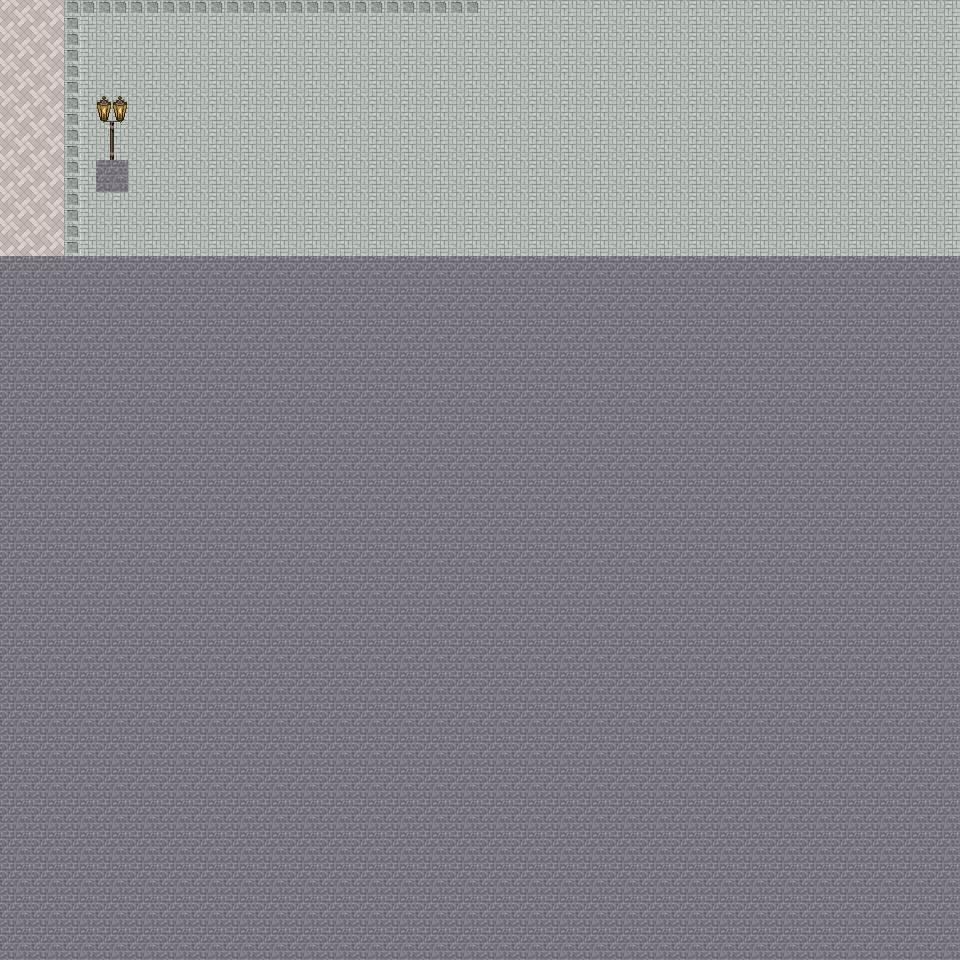

A level layout from a 2D game, rendered from its tile map. Below: a short description, then the map file with tile-grid data replaced by summaries:
An orthogonal 30x30 tile map with 32x32 px tiles, 6 tile layers (Ground, Object, Object2, Above, ...), 62 tilesets and 3 objects (3x mapchange).

<map version="1.0" orientation="orthogonal" renderorder="right-down" width="30" height="30" tilewidth="32" tileheight="32" nextobjectid="4">
  <tileset firstgid="1" name="tileset_ground_indoor_tiles" tilewidth="32" tileheight="32" tilecount="8" columns="2">
    <image source="../drawable/tileset_ground_indoor_tiles.png" width="64" height="128" />
  </tileset>
  <tileset firstgid="9" name="tileset_building_castle" tilewidth="32" tileheight="32" tilecount="320" columns="20">
    <image source="../drawable/tileset_building_castle.png" width="640" height="512" />
  </tileset>
  <tileset firstgid="329" name="tileset_ground_ground" tilewidth="32" tileheight="32" tilecount="33" columns="3">
    <image source="../drawable/tileset_ground_ground.png" width="96" height="352" />
  </tileset>
  <tileset firstgid="362" name="tileset_ground_ground_2" tilewidth="32" tileheight="32" tilecount="4" columns="4">
    <image source="../drawable/tileset_ground_ground_2.png" width="128" height="32" />
  </tileset>
  <tileset firstgid="366" name="tileset_building_wall_wall_brown" tilewidth="32" tileheight="32" tilecount="12" columns="3">
    <image source="../drawable/tileset_building_wall_wall_brown.png" width="96" height="128" />
  </tileset>
  <tileset firstgid="378" name="tileset_building_decoration_banner" tilewidth="32" tileheight="32" tilecount="12" columns="1">
    <image source="../drawable/tileset_building_decoration_banner.png" width="32" height="384" />
  </tileset>
  <tileset firstgid="390" name="tileset_ground_brown_paving" tilewidth="32" tileheight="32" tilecount="2" columns="2">
    <image source="../drawable/tileset_ground_brown_paving.png" width="64" height="32" />
  </tileset>
  <tileset firstgid="392" name="tileset_ground_water_dungeon_water" tilewidth="32" tileheight="32" tilecount="30" columns="3">
    <image source="../drawable/tileset_ground_water_dungeon_water.png" width="96" height="320" />
  </tileset>
  <tileset firstgid="422" name="tileset_ground_water_pool" tilewidth="32" tileheight="32" tilecount="72" columns="3">
    <image source="../drawable/tileset_ground_water_pool.png" width="96" height="768" />
  </tileset>
  <tileset firstgid="494" name="tileset_building_roof_blue" tilewidth="32" tileheight="32" tilecount="20" columns="5">
    <image source="../drawable/tileset_building_roof_blue.png" width="160" height="128" />
  </tileset>
  <tileset firstgid="514" name="tileset_building_roof_yellow" tilewidth="32" tileheight="32" tilecount="20" columns="5">
    <image source="../drawable/tileset_building_roof_yellow.png" width="160" height="128" />
  </tileset>
  <tileset firstgid="534" name="tileset_building_wall_stone" tilewidth="32" tileheight="32" tilecount="12" columns="3">
    <image source="../drawable/tileset_building_wall_stone.png" width="96" height="128" />
  </tileset>
  <tileset firstgid="546" name="tileset_building_roof_green" tilewidth="32" tileheight="32" tilecount="20" columns="5">
    <image source="../drawable/tileset_building_roof_green.png" width="160" height="128" />
  </tileset>
  <tileset firstgid="566" name="tileset_building_wall_wood" tilewidth="32" tileheight="32" tilecount="16" columns="4">
    <image source="../drawable/tileset_building_wall_wood.png" width="128" height="128" />
  </tileset>
  <tileset firstgid="582" name="tileset_building_roof_red" tilewidth="32" tileheight="32" tilecount="20" columns="5">
    <image source="../drawable/tileset_building_roof_red.png" width="160" height="128" />
  </tileset>
  <tileset firstgid="602" name="tileset_plant_flower_daisy_white" tilewidth="32" tileheight="32" tilecount="8" columns="2">
    <image source="../drawable/tileset_plant_flower_daisy_white.png" width="64" height="128" />
  </tileset>
  <tileset firstgid="610" name="tileset_item_statue_green_stone" tilewidth="32" tileheight="32" tilecount="12" columns="4">
    <image source="../drawable/tileset_item_statue_green_stone.png" width="128" height="96" />
  </tileset>
  <tileset firstgid="622" name="tileset_ground_cobbled_paving" tilewidth="32" tileheight="32" tilecount="1" columns="1">
    <image source="../drawable/tileset_ground_cobbled_paving.png" width="32" height="32" />
  </tileset>
  <tileset firstgid="623" name="tileset_item_statue_bird" tilewidth="32" tileheight="32" tilecount="8" columns="2">
    <image source="../drawable/tileset_item_statue_bird.png" width="64" height="128" />
  </tileset>
  <tileset firstgid="631" name="tileset_building_fence_fence_chunky" tilewidth="32" tileheight="32" tilecount="21" columns="3">
    <image source="../drawable/tileset_building_fence_fence_chunky.png" width="96" height="224" />
  </tileset>
  <tileset firstgid="652" name="tileset_plant_grasses" tilewidth="32" tileheight="32" tilecount="6" columns="3">
    <image source="../drawable/tileset_plant_grasses.png" width="96" height="64" />
  </tileset>
  <tileset firstgid="658" name="tileset_plant_bush_hedge" tilewidth="32" tileheight="32" tilecount="35" columns="5">
    <image source="../drawable/tileset_plant_bush_hedge.png" width="160" height="224" />
  </tileset>
  <tileset firstgid="693" name="tileset_plant_flower_daisy_blue" tilewidth="32" tileheight="32" tilecount="8" columns="2">
    <image source="../drawable/tileset_plant_flower_daisy_blue.png" width="64" height="128" />
  </tileset>
  <tileset firstgid="701" name="tileset_plant_flower_daisy_red" tilewidth="32" tileheight="32" tilecount="8" columns="2">
    <image source="../drawable/tileset_plant_flower_daisy_red.png" width="64" height="128" />
  </tileset>
  <tileset firstgid="709" name="tileset_plant_flower_daisy_yellow" tilewidth="32" tileheight="32" tilecount="8" columns="2">
    <image source="../drawable/tileset_plant_flower_daisy_yellow.png" width="64" height="128" />
  </tileset>
  <tileset firstgid="717" name="tileset_plant_bush_bushes" tilewidth="32" tileheight="32" tilecount="10" columns="5">
    <image source="../drawable/tileset_plant_bush_bushes.png" width="160" height="64" />
  </tileset>
  <tileset firstgid="727" name="tileset_plant_tree_tree_green" tilewidth="32" tileheight="32" tilecount="88" columns="8">
    <image source="../drawable/tileset_plant_tree_tree_green.png" width="256" height="352" />
  </tileset>
  <tileset firstgid="815" name="tileset_building_window_window_long" tilewidth="32" tileheight="32" tilecount="3" columns="3">
    <image source="../drawable/tileset_building_window_window_long.png" width="96" height="32" />
  </tileset>
  <tileset firstgid="818" name="tileset_building_window_window_left" tilewidth="32" tileheight="32" tilecount="2" columns="2">
    <image source="../drawable/tileset_building_window_window_left.png" width="64" height="32" />
  </tileset>
  <tileset firstgid="820" name="tileset_building_door_closed_with_key" tilewidth="32" tileheight="32" tilecount="1" columns="1">
    <image source="../drawable/tileset_building_door_closed_with_key.png" width="32" height="32" />
  </tileset>
  <tileset firstgid="821" name="tileset_building_window_window_right" tilewidth="32" tileheight="32" tilecount="2" columns="2">
    <image source="../drawable/tileset_building_window_window_right.png" width="64" height="32" />
  </tileset>
  <tileset firstgid="823" name="tileset_furniture_chair_wooden_pale" tilewidth="32" tileheight="32" tilecount="4" columns="2">
    <image source="../drawable/tileset_furniture_chair_wooden_pale.png" width="64" height="64" />
  </tileset>
  <tileset firstgid="827" name="tileset_furniture_table_wooden_pale" tilewidth="32" tileheight="32" tilecount="1" columns="1">
    <image source="../drawable/tileset_furniture_table_wooden_pale.png" width="32" height="32" />
  </tileset>
  <tileset firstgid="828" name="tileset_item_statue_grey_stone" tilewidth="32" tileheight="32" tilecount="4" columns="2">
    <image source="../drawable/tileset_item_statue_grey_stone.png" width="64" height="64" />
  </tileset>
  <tileset firstgid="832" name="tileset_item_statue_fairypool" tilewidth="32" tileheight="32" tilecount="16" columns="2">
    <image source="../drawable/tileset_item_statue_fairypool.png" width="64" height="256" />
  </tileset>
  <tileset firstgid="848" name="tileset_ground_eye" tilewidth="32" tileheight="32" tilecount="9" columns="3">
    <image source="../drawable/tileset_ground_eye.png" width="96" height="96" />
  </tileset>
  <tileset firstgid="857" name="tileset_item_sign_large" tilewidth="32" tileheight="32" tilecount="15" columns="5">
    <image source="../drawable/tileset_item_sign_large.png" width="160" height="96" />
  </tileset>
  <tileset firstgid="872" name="tileset_plant_stump_small_stump" tilewidth="32" tileheight="32" tilecount="4" columns="2">
    <image source="../drawable/tileset_plant_stump_small_stump.png" width="64" height="64" />
  </tileset>
  <tileset firstgid="876" name="tileset_building_door_door_n" tilewidth="32" tileheight="32" tilecount="6" columns="3">
    <image source="../drawable/tileset_building_door_door_n.png" width="96" height="64" />
  </tileset>
  <tileset firstgid="882" name="tileset_building_decoration_chimney" tilewidth="32" tileheight="32" tilecount="2" columns="1">
    <image source="../drawable/tileset_building_decoration_chimney.png" width="32" height="64" />
  </tileset>
  <tileset firstgid="884" name="tileset_building_door_closed" tilewidth="32" tileheight="32" tilecount="1" columns="1">
    <image source="../drawable/tileset_building_door_closed.png" width="32" height="32" />
  </tileset>
  <tileset firstgid="885" name="tileset_building_decoration_orbpedestal" tilewidth="32" tileheight="32" tilecount="2" columns="1">
    <image source="../drawable/tileset_building_decoration_orbpedestal.png" width="32" height="64" />
  </tileset>
  <tileset firstgid="887" name="tileset_building_decoration_longhorn_skull" tilewidth="32" tileheight="32" tilecount="6" columns="3">
    <image source="../drawable/tileset_building_decoration_longhorn_skull.png" width="96" height="64" />
  </tileset>
  <tileset firstgid="893" name="tileset_building_church" tilewidth="32" tileheight="32" tilecount="56" columns="8">
    <image source="../drawable/tileset_building_church.png" width="256" height="224" />
  </tileset>
  <tileset firstgid="949" name="tileset_building_entrance_int_iron_bars" tilewidth="32" tileheight="32" tilecount="12" columns="3">
    <image source="../drawable/tileset_building_entrance_int_iron_bars.png" width="96" height="128" />
  </tileset>
  <tileset firstgid="961" name="tileset_building_decoration_chimney_big" tilewidth="32" tileheight="32" tilecount="2" columns="1">
    <image source="../drawable/tileset_building_decoration_chimney_big.png" width="32" height="64" />
  </tileset>
  <tileset firstgid="963" name="tileset_item_statue_green_stone_2" tilewidth="32" tileheight="32" tilecount="6" columns="2">
    <image source="../drawable/tileset_item_statue_green_stone_2.png" width="64" height="96" />
  </tileset>
  <tileset firstgid="969" name="tileset_building_decoration_library_banner" tilewidth="32" tileheight="32" tilecount="6" columns="3">
    <image source="../drawable/tileset_building_decoration_library_banner.png" width="96" height="64" />
  </tileset>
  <tileset firstgid="975" name="tileset_building_door_door_e" tilewidth="32" tileheight="32" tilecount="6" columns="2">
    <image source="../drawable/tileset_building_door_door_e.png" width="64" height="96" />
  </tileset>
  <tileset firstgid="981" name="tileset_building_door_door_w" tilewidth="32" tileheight="32" tilecount="6" columns="2">
    <image source="../drawable/tileset_building_door_door_w.png" width="64" height="96" />
  </tileset>
  <tileset firstgid="987" name="tileset_logic_collision" tilewidth="32" tileheight="32" tilecount="1" columns="1">
    <image source="../drawable/tileset_logic_collision.png" width="32" height="32" />
  </tileset>
  <tileset firstgid="988" name="tileset_furniture_other_stick" tilewidth="32" tileheight="32" tilecount="2" columns="1">
    <image source="../drawable/tileset_furniture_other_stick.png" width="32" height="64" />
  </tileset>
  <tileset firstgid="990" name="tileset_building_decoration_numbers" tilewidth="32" tileheight="32" tilecount="20" columns="2">
    <image source="../drawable/tileset_building_decoration_numbers.png" width="64" height="320" />
  </tileset>
  <tileset firstgid="1010" name="tileset_ground_water_pool_deep" tilewidth="32" tileheight="32" tilecount="72" columns="3">
    <image source="../drawable/tileset_ground_water_pool_deep.png" width="96" height="768" />
  </tileset>
  <tileset firstgid="1082" name="tileset_object_suspension_bridge" tilewidth="32" tileheight="32" tilecount="24" columns="3">
    <image source="../drawable/tileset_object_suspension_bridge.png" width="96" height="256" />
  </tileset>
  <tileset firstgid="1106" name="tileset_building_stairs_stairs" tilewidth="32" tileheight="32" tilecount="12" columns="2">
    <image source="../drawable/tileset_building_stairs_stairs.png" width="64" height="192" />
  </tileset>
  <tileset firstgid="1118" name="tileset_object_boardwalk" tilewidth="32" tileheight="32" tilecount="36" columns="6">
    <image source="../drawable/tileset_object_boardwalk.png" width="192" height="192" />
  </tileset>
  <tileset firstgid="1154" name="tileset_plant_stump_log_vertical" tilewidth="32" tileheight="32" tilecount="3" columns="1">
    <image source="../drawable/tileset_plant_stump_log_vertical.png" width="32" height="96" />
  </tileset>
  <tileset firstgid="1157" name="tileset_plant_stump_stump_vertical" tilewidth="32" tileheight="32" tilecount="1" columns="1">
    <image source="../drawable/tileset_plant_stump_stump_vertical.png" width="32" height="32" />
  </tileset>
  <tileset firstgid="1158" name="tileset_ground_green_paving" tilewidth="32" tileheight="32" tilecount="18" columns="3">
    <image source="../drawable/tileset_ground_green_paving.png" width="96" height="192" />
  </tileset>
  <tileset firstgid="1176" name="tileset_furniture_light_lamp_bronze" tilewidth="32" tileheight="32" tilecount="3" columns="1">
    <image source="../drawable/tileset_furniture_light_lamp_bronze.png" width="32" height="96" />
  </tileset>
  <tileset firstgid="1179" name="tileset_building_huts" tilewidth="32" tileheight="32" tilecount="338" columns="26">
    <image source="../drawable/tileset_building_huts.png" width="832" height="416" />
  </tileset>
  <layer name="Ground" width="30" height="30">
    <data>[900 cells, 240 non-empty, 2 distinct tile ids]</data>
  </layer>
  <layer name="Object" width="30" height="30">
    <data>[900 cells, 21 non-empty, 4 distinct tile ids]</data>
  </layer>
  <layer name="Object2" width="30" height="30">
    <data>[900 cells, 0 non-empty, 0 distinct tile ids]</data>
  </layer>
  <layer name="Above" width="30" height="30">
    <data>[900 cells, 2 non-empty, 2 distinct tile ids]</data>
  </layer>
  <layer name="Above2" width="30" height="30">
    <data>[900 cells, 0 non-empty, 0 distinct tile ids]</data>
  </layer>
  <layer name="Walkable" width="30" height="30">
    <data>[900 cells, 661 non-empty, 1 distinct tile ids]</data>
  </layer>
  <objectgroup name="MapEvents">
    <object id="1" name="north" type="mapchange" x="0" y="0" width="960" height="32">
      <properties>
        <property name="map" value="0_ados_mountain_n2_w2_x1_y3" />
        <property name="place" value="south" />
      </properties>
    </object>
    <object id="2" name="west" type="mapchange" x="0" y="0" width="32" height="256">
      <properties>
        <property name="map" value="0_ados_mountain_n2_w2_x0_y4" />
        <property name="place" value="east" />
      </properties>
    </object>
    <object id="3" name="east" type="mapchange" x="928" y="0" width="32" height="256">
      <properties>
        <property name="map" value="0_ados_mountain_n2_w2_x2_y4" />
        <property name="place" value="west" />
      </properties>
    </object>
  </objectgroup>
</map>
